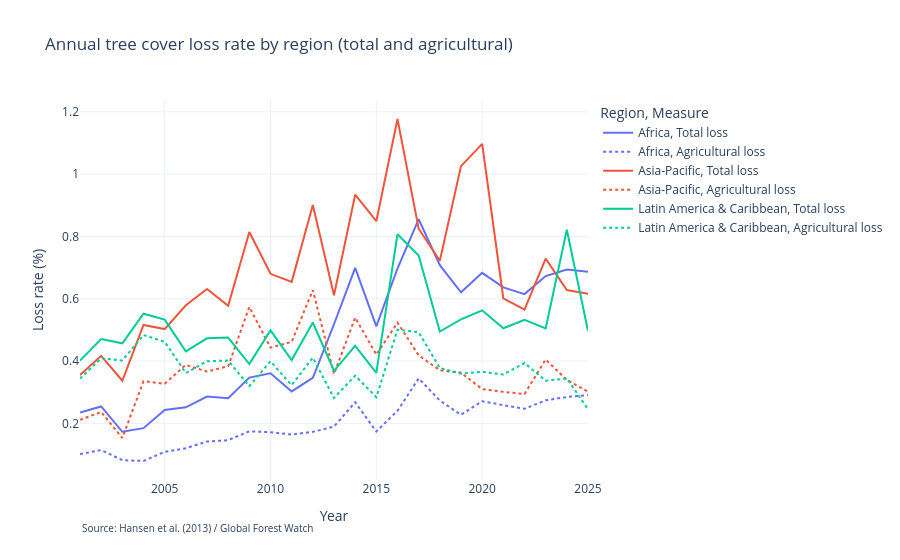

This figure's notebook cell:
### Markdown cell above
### 6.3 Trends by region

### Code cell
# Regional loss rate per year: total loss / total 2000 cover (weighted by forest size)
trend = (df_s.groupby(['region', 'year'])[['loss_ha', 'agri_loss_ha', 'extent_2000_ha']].sum()
             .reset_index())
trend['Total loss'] = 100 * trend['loss_ha'] / trend['extent_2000_ha']
trend['Agricultural loss'] = 100 * trend['agri_loss_ha'] / trend['extent_2000_ha']

df_trend = trend.melt(id_vars=['region', 'year'], value_vars=['Total loss', 'Agricultural loss'],
                      var_name='Measure', value_name='Loss rate (%)')

fig = px.line(df_trend, x='year', y='Loss rate (%)', color='region', line_dash='Measure',
              title='Annual tree cover loss rate by region (total and agricultural)',
              labels={'year': 'Year', 'region': 'Region'}, template='plotly_white')
fig.add_annotation(text='Source: Hansen et al. (2013) / Global Forest Watch',
                   x=0, y=-0.15, xref='paper', yref='paper', showarrow=False, font=dict(size=10))
fig.show()

### Figure 1 — Plotly figure (JSON) as saved in the notebook; plotly's stock layout.template omitted (floating-point values rounded to 4 significant figures)
{"data": [{"hovertemplate": "Region=Africa<br>Measure=Total loss<br>Year=%{x}<br>Loss rate (%)=%{y}<extra></extra>", "legendgroup": "Africa, Total loss", "line": {"color": "#636efa", "dash": "solid"}, "marker": {"symbol": "circle"}, "mode": "lines", "name": "Africa, Total loss", "orientation": "v", "showlegend": true, "x": [2001, 2002, 2003, 2004, 2005, 2006, 2007, 2008, 2009, 2010, 2011, 2012, 2013, 2014, 2015, 2016, 2017, 2018, 2019, 2020, 2021, 2022, 2023, 2024, 2025], "xaxis": "x", "y": [0.2343, 0.2542, 0.1729, 0.1844, 0.2428, 0.2512, 0.2859, 0.2803, 0.3469, 0.3605, 0.3024, 0.3462, 0.5181, 0.6993, 0.5111, 0.697, 0.8553, 0.7078, 0.6206, 0.6832, 0.6364, 0.6149, 0.6728, 0.6939, 0.6869], "yaxis": "y", "type": "scatter"}, {"hovertemplate": "Region=Africa<br>Measure=Agricultural loss<br>Year=%{x}<br>Loss rate (%)=%{y}<extra></extra>", "legendgroup": "Africa, Agricultural loss", "line": {"color": "#636efa", "dash": "dot"}, "marker": {"symbol": "circle"}, "mode": "lines", "name": "Africa, Agricultural loss", "orientation": "v", "showlegend": true, "x": [2001, 2002, 2003, 2004, 2005, 2006, 2007, 2008, 2009, 2010, 2011, 2012, 2013, 2014, 2015, 2016, 2017, 2018, 2019, 2020, 2021, 2022, 2023, 2024, 2025], "xaxis": "x", "y": [0.1012, 0.1144, 0.08174, 0.07902, 0.1085, 0.1202, 0.1413, 0.1459, 0.1744, 0.1715, 0.1639, 0.1726, 0.1897, 0.2676, 0.1739, 0.2402, 0.3442, 0.273, 0.2275, 0.271, 0.2585, 0.2465, 0.2738, 0.2843, 0.2905], "yaxis": "y", "type": "scatter"}, {"hovertemplate": "Region=Asia-Pacific<br>Measure=Total loss<br>Year=%{x}<br>Loss rate (%)=%{y}<extra></extra>", "legendgroup": "Asia-Pacific, Total loss", "line": {"color": "#EF553B", "dash": "solid"}, "marker": {"symbol": "circle"}, "mode": "lines", "name": "Asia-Pacific, Total loss", "orientation": "v", "showlegend": true, "x": [2001, 2002, 2003, 2004, 2005, 2006, 2007, 2008, 2009, 2010, 2011, 2012, 2013, 2014, 2015, 2016, 2017, 2018, 2019, 2020, 2021, 2022, 2023, 2024, 2025], "xaxis": "x", "y": [0.3548, 0.4167, 0.3367, 0.5156, 0.5026, 0.5791, 0.6314, 0.5776, 0.8143, 0.68, 0.6541, 0.901, 0.611, 0.9341, 0.849, 1.177, 0.8249, 0.7218, 1.026, 1.097, 0.6015, 0.5648, 0.7286, 0.628, 0.6162], "yaxis": "y", "type": "scatter"}, {"hovertemplate": "Region=Asia-Pacific<br>Measure=Agricultural loss<br>Year=%{x}<br>Loss rate (%)=%{y}<extra></extra>", "legendgroup": "Asia-Pacific, Agricultural loss", "line": {"color": "#EF553B", "dash": "dot"}, "marker": {"symbol": "circle"}, "mode": "lines", "name": "Asia-Pacific, Agricultural loss", "orientation": "v", "showlegend": true, "x": [2001, 2002, 2003, 2004, 2005, 2006, 2007, 2008, 2009, 2010, 2011, 2012, 2013, 2014, 2015, 2016, 2017, 2018, 2019, 2020, 2021, 2022, 2023, 2024, 2025], "xaxis": "x", "y": [0.2112, 0.2364, 0.1529, 0.3352, 0.327, 0.3875, 0.3662, 0.3831, 0.5735, 0.443, 0.4615, 0.6276, 0.3584, 0.5394, 0.4209, 0.5232, 0.4184, 0.3703, 0.3624, 0.31, 0.301, 0.2942, 0.4049, 0.3391, 0.3019], "yaxis": "y", "type": "scatter"}, {"hovertemplate": "Region=Latin America & Caribbean<br>Measure=Total loss<br>Year=%{x}<br>Loss rate (%)=%{y}<extra></extra>", "legendgroup": "Latin America & Caribbean, Total loss", "line": {"color": "#00cc96", "dash": "solid"}, "marker": {"symbol": "circle"}, "mode": "lines", "name": "Latin America & Caribbean, Total loss", "orientation": "v", "showlegend": true, "x": [2001, 2002, 2003, 2004, 2005, 2006, 2007, 2008, 2009, 2010, 2011, 2012, 2013, 2014, 2015, 2016, 2017, 2018, 2019, 2020, 2021, 2022, 2023, 2024, 2025], "xaxis": "x", "y": [0.4014, 0.4703, 0.4568, 0.5518, 0.533, 0.4311, 0.473, 0.4752, 0.3902, 0.4985, 0.403, 0.5237, 0.3682, 0.4485, 0.3622, 0.8071, 0.7385, 0.4946, 0.5337, 0.5626, 0.5052, 0.532, 0.5049, 0.8217, 0.4965], "yaxis": "y", "type": "scatter"}, {"hovertemplate": "Region=Latin America & Caribbean<br>Measure=Agricultural loss<br>Year=%{x}<br>Loss rate (%)=%{y}<extra></extra>", "legendgroup": "Latin America & Caribbean, Agricultural loss", "line": {"color": "#00cc96", "dash": "dot"}, "marker": {"symbol": "circle"}, "mode": "lines", "name": "Latin America & Caribbean, Agricultural loss", "orientation": "v", "showlegend": true, "x": [2001, 2002, 2003, 2004, 2005, 2006, 2007, 2008, 2009, 2010, 2011, 2012, 2013, 2014, 2015, 2016, 2017, 2018, 2019, 2020, 2021, 2022, 2023, 2024, 2025], "xaxis": "x", "y": [0.3436, 0.409, 0.4016, 0.4835, 0.4618, 0.3613, 0.3993, 0.4015, 0.3192, 0.3993, 0.3225, 0.4109, 0.2813, 0.3532, 0.2838, 0.5006, 0.4925, 0.3773, 0.3595, 0.3653, 0.3567, 0.3935, 0.3368, 0.3441, 0.2455], "yaxis": "y", "type": "scatter"}], "layout": {"xaxis": {"anchor": "y", "domain": [0.0, 1.0], "title": {"text": "Year"}}, "yaxis": {"anchor": "x", "domain": [0.0, 1.0], "title": {"text": "Loss rate (%)"}}, "legend": {"title": {"text": "Region, Measure"}, "tracegroupgap": 0}, "title": {"text": "Annual tree cover loss rate by region (total and agricultural)"}, "annotations": [{"font": {"size": 10}, "showarrow": false, "text": "Source: Hansen et al. (2013) / Global Forest Watch", "x": 0, "xref": "paper", "y": -0.15, "yref": "paper"}]}}
